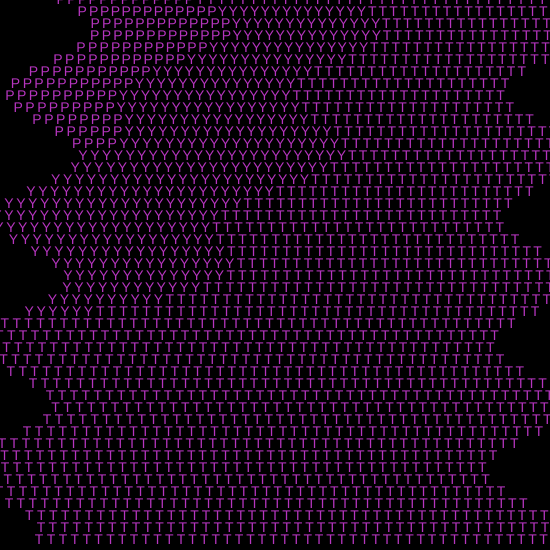
Frame 1 (no input)
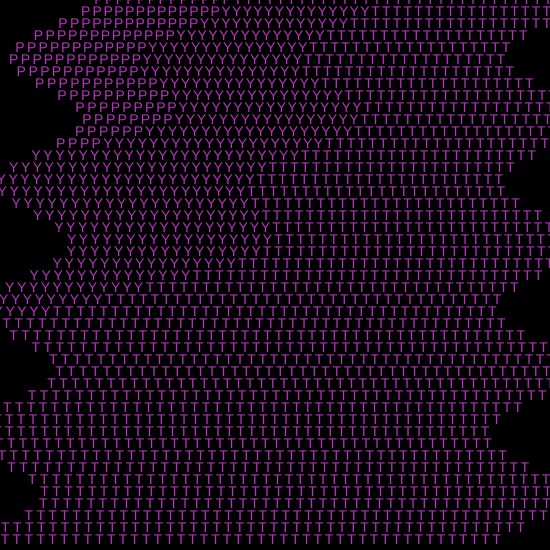
Frame 60 (no input)
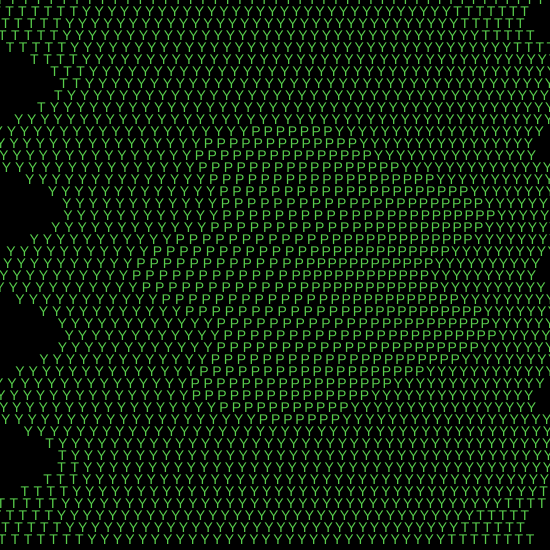
Frame 120 (the mouse pressed at the canvas centre since frame 60)

The p5.js sketch that drew these frames (run headless with seeded random() and noise() and a simulated clock; from frame 60 on, the mouse is pressed at the canvas centre):

// p5.js sketch
// ── sketch.js

// variables principales

// separación entre cada letra de la grilla
let espacio = 12;

// tamaño del texto
let tam = 14;

// movimiento horizontal generado por el mouse
let movimiento = 0;


// variable que almacena el color actual del sistema
let colorRandom;



function setup() {

  createCanvas(550, 550);
  
  // generación del color inicial aleatorio
   colorRandom = color(
    random(0, 255),
    random(0, 255),
    random(0, 255)
  );

  // centra horizontal y verticalmente las letras
  textAlign(CENTER, CENTER);

  // define tamaño del texto
  textSize(tam);

}



function draw() {

  
  background(0);
  
  


  // transforma la posición del mouse en desplazamiento horizontal
  movimiento = map(mouseX, 0, width, -120, 120);


  // bucles
  // recorren filas y columnas de la grilla

  for (let y = 0; y < height; y += espacio) {

    for (let x = 0; x < width; x += espacio) {

      // ejecuta la función en cada posición
      dibujarTexto(x, y);

    }

  }

}



  // función 
  // controla comportamiento visual de cada letra

  function dibujarTexto(x, y) {

  // calcula distancia entre mouse y letra
  let d = dist(mouseX, mouseY, x, y);


  // genera movimiento ondulado continuo
  let onda = sin(frameCount * 0.03 + y * 0.05) * 40;


  // letra inicial del sistema
  let letra = "E";


  // condición 1
  // cambia letra dependiendo de distancia
    
  if (d > 320) {

    letra = "T";

  } else {

    letra = "Y";

  }


  // condición 2
  // si el mouse está muy cerca, la letra cambia nuevamente
  if (d < 150) {

    letra = "P";

  }


  // aplica color actual a las letras
  fill(colorRandom);

  // movimiento depende de distancia al mouse
  let mover = map(d, 0, width, 60, 0);


  // output visual
  // dibuja letra con deformación y movimiento
  text(
    letra,
    x + onda + mover,
    y
  );

}



  // función
  // cada click genera un nuevo color aleatorio
function mousePressed() {

  colorRandom = color(
    random(0, 255),
    random(0, 255),
    random(0, 255)
  );


}
